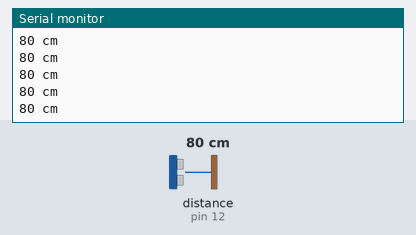
Bench run of a sketch on a simulated Arduino Uno, built with avr-gcc and run on an emulated ATmega328P. On the bench: the last lines printed to the serial monitor. Wiring (inferred from the names in the program): ultrasonic range finder: trigger pin 11; echo pin 12. Inputs (shaded band) come from the test bench; at power-on: distance to the obstacle (sensor on pin 12) 80 cm. The echo pulse lasts 58.3 µs per cm.

Above: at 3.1 s.
3.2 s: distance to the obstacle (sensor on pin 12) set to 202 cm
At 3.27 s:
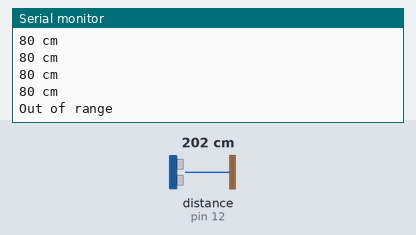
4.7 s: distance to the obstacle (sensor on pin 12) set to 199 cm
At 4.75 s:
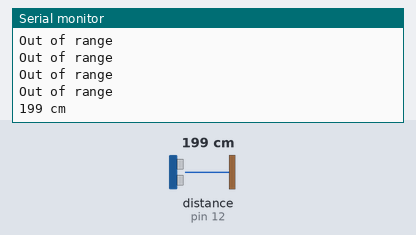

The sketch:

_32ultrasonic_sensor_test_with_pcint.ino
```cpp
#include <PinChangeInterrupt.h>

const int trig_pin = 11;
const int echo_pin = 12;

void setup() {
  pinMode(trig_pin, OUTPUT);
  pinMode(echo_pin, INPUT);

  attachPCINT(digitalPinToPCINT(echo_pin), echoIsr, CHANGE);

  Serial.begin(9600);
}

unsigned long echo_duration = 0;

void echoIsr(void) {
  static volatile unsigned long echo_begin = 0;
  static volatile unsigned long echo_end = 0;

  unsigned int echo_pin_state = digitalRead(echo_pin);

  if(echo_pin_state == HIGH) {
  echo_begin = micros();
  } else {
  echo_end = micros();
  echo_duration = echo_end - echo_begin;
  }
}

void loop() {
  static unsigned long prev_millis = 0;
  const unsigned long interval_millis = 20;

  unsigned long curr_millis = millis();
  if(curr_millis - prev_millis >= interval_millis) {
  prev_millis = curr_millis;

  if(echo_duration == 0) { // triggering
    digitalWrite(trig_pin, LOW);
    delayMicroseconds(2);
    digitalWrite(trig_pin, HIGH);
    delayMicroseconds(10);
    digitalWrite(trig_pin, LOW);
  } else {
    unsigned long distance = echo_duration / 58;
    if (distance >= 200 || distance <= 0) {
    Serial.println("Out of range");
    } else {
    Serial.print(distance);
    Serial.println(" cm");
    }

    echo_duration = 0;
  }
  }
}
```

Measured:
- the behaviour switches between 200 and 199 cm on distance to the obstacle (sensor on pin 12) (found by bisection; images 1 and 2)
- after the input at 3.2 s, the serial monitor: prints a new line at once (image 1)
- after the input at 4.7 s, the serial monitor: prints a new line at once (image 2)
